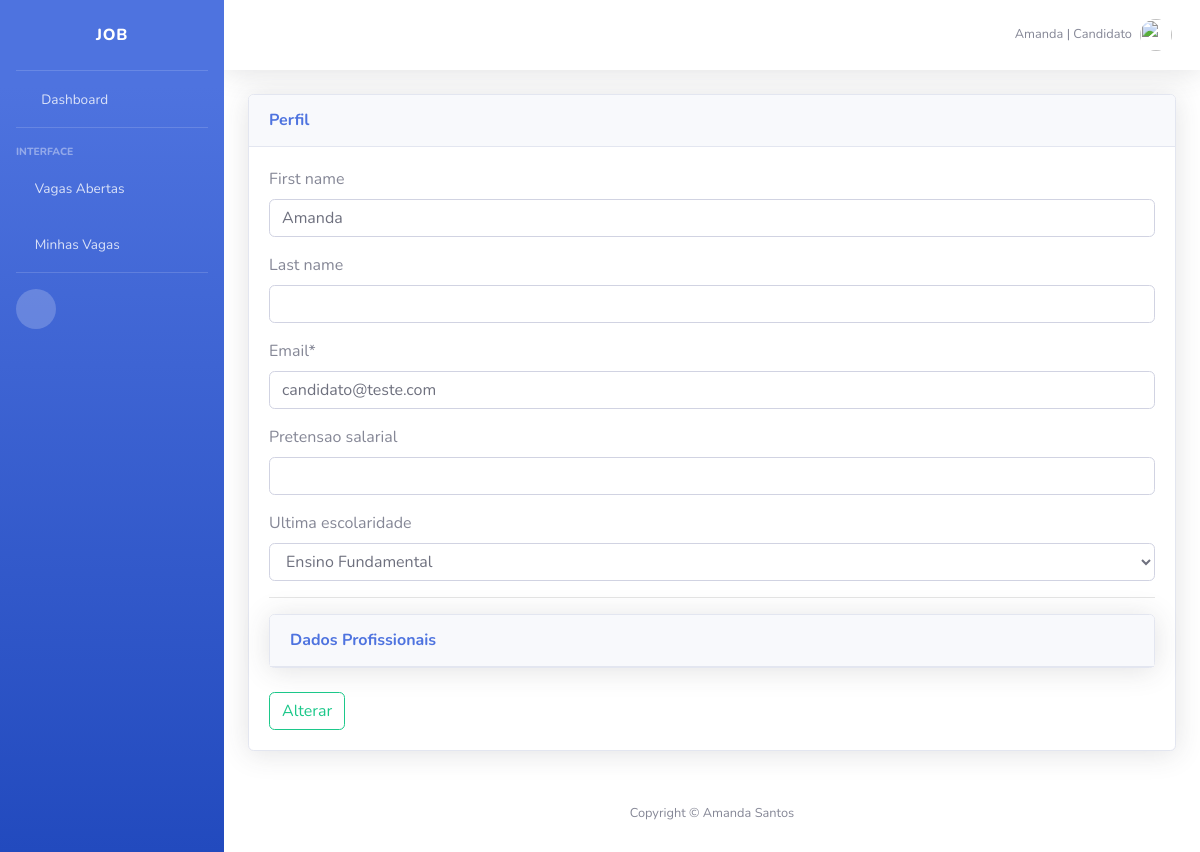
The page /usuario/editar_candidato/ (signed in) on the database as committed earlier.
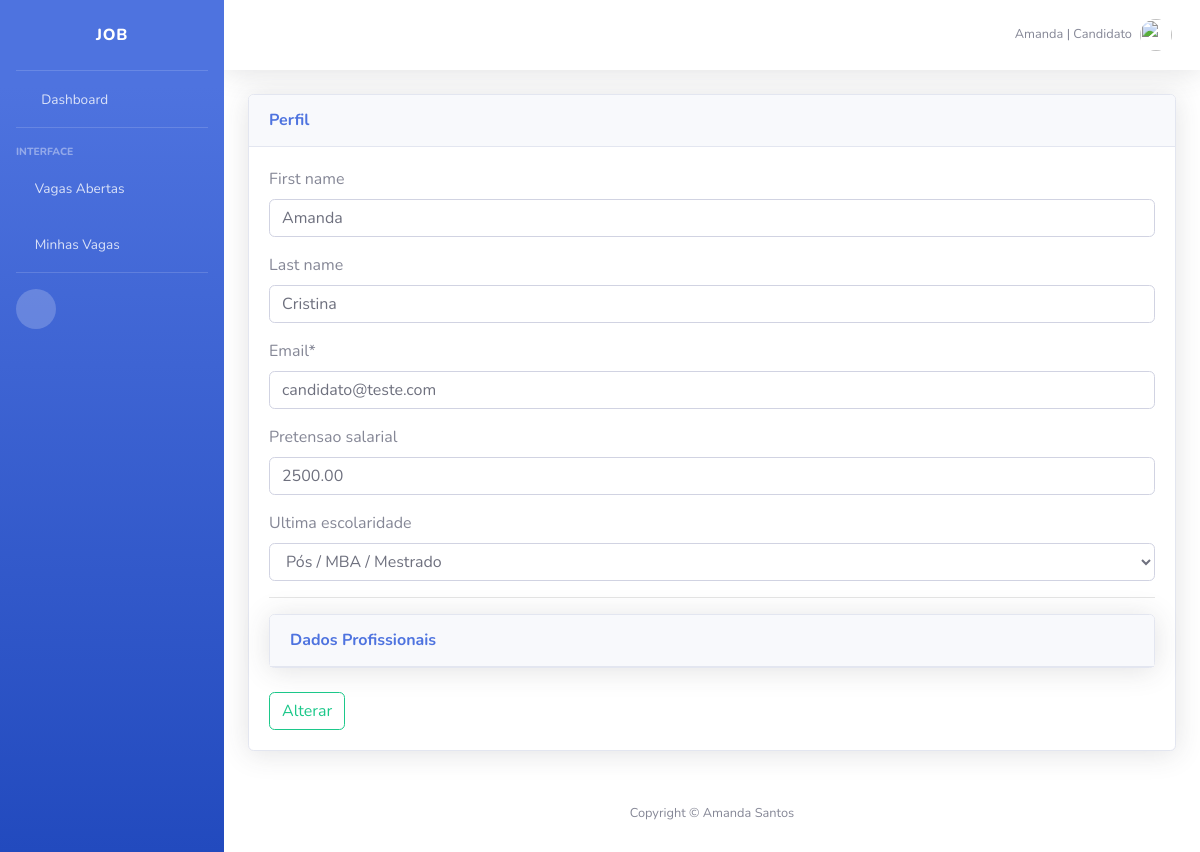
The same page on the database as committed later.
### usuario/models.py (models this page shows)
class User(AbstractUser):
    categoria = models.PositiveIntegerField(default=0)
    username = models.CharField(max_length=10, unique=False, blank=True, null=True)
    email = models.EmailField(max_length=254, unique=True)
    is_staff = models.BooleanField(default=True, )
    USERNAME_FIELD = 'email'
    REQUIRED_FIELDS = ['EMAIL_FIELD']
    def get_categoria(self):
        return self.categoria

class Candidato(User):
    EF = 'Ensino Fundamental'
    EM = 'Ensino Médio'
    TG = 'Tecnólogo'
    ES = 'Ensino Superior'
    PS = 'Pós / MBA / Mestrado'
    DR = 'Doutorado'
    ESCOLARIDADE = (
        (EF, 'Ensino Fundamental'),
        (EM, 'Ensino Médio'),
        (TG, 'Tecnólogo'),
        (ES, 'Ensino Superior'),
        (PS, 'Pós / MBA / Mestrado'),
        (DR, 'Doutorado'),
    )
    pretensao_salarial = models.DecimalField(max_digits=10, decimal_places=2, null=True, blank=True,)
    ultima_escolaridade = models.CharField(
        max_length=50,
        choices=ESCOLARIDADE,
        default=EF,
        null=True,
        blank=True,
    )
    data = models.DateField(auto_now_add=True, null=True)
    class Meta:
        verbose_name = 'Candidato'
        verbose_name_plural = 'Candidatos'

class User(AbstractUser):
    categoria = models.PositiveIntegerField(default=0)
    username = models.CharField(max_length=10, unique=False, blank=True, null=True)
    email = models.EmailField(max_length=254, unique=True)
    is_staff = models.BooleanField(default=True, )
    USERNAME_FIELD = 'email'
    REQUIRED_FIELDS = ['EMAIL_FIELD']
    def get_categoria(self):
        return self.categoria

### usuario/views.py (the view)
# urls.py: path('editar_candidato/', editar_candidato, name='editar_candidato'),
@login_required
@csrf_protect
def editar_candidato(request):
    candidato = get_object_or_404(Candidato, user_ptr_id=request.user.id)
    ExperienciaFormset = inlineformset_factory(Candidato, Experiencia, fields=('empresa', 'cargo',), extra=1, max_num=3)
    if request.method == "POST":
        experiencias = ExperienciaFormset(request.POST, instance=candidato)
        candidato = CandidatoEditForm(request.POST, instance=candidato)
        if experiencias.is_valid() and candidato.is_valid():
            candidato.save()
            experiencias.save()
            messages.success(request, 'Alteração realizada com sucesso!')
            return redirect('editar_candidato')
        else:
            messages.info(request, 'Verifique seus dados!')
    else:
        experiencias = ExperienciaFormset(instance=candidato)
        candidato = CandidatoEditForm(instance=candidato)
    return render(request, "candidato_form.html", {"exp": experiencias, "cad": candidato})

### usuario/forms.py
class CandidatoEditForm(forms.ModelForm):
    class Meta:
        model = Candidato
        fields = ['first_name', 'last_name', 'email', 'pretensao_salarial', 'ultima_escolaridade']

### usuario/templates/candidato_form.html (shortened to what this page needs)
{% extends 'base.html' %}
{% load crispy_forms_tags %}
{% block content %}
{% load static %}
<div class="card shadow mb-4">
    <div class="card-header py-3">
        <h6 class="m-0 font-weight-bold text-primary">Perfil</h6>
    </div>
    <div class="card-body">
        <form method="post" novalidate>
            {{ cad|crispy}}
            <hr>
            <div class="card shadow mb-4">
                <a href="#collapseCardExample" class="d-block card-header py-3" data-toggle="collapse" role="button" aria-expanded="true" aria-controls="collapseCardExample">
                    <h6 class="m-0 font-weight-bold text-primary">Dados Profissionais</h6>
                </a>
            </div>
            <button type="submit" class="btn btn-outline-success">Alterar</button>
        </form>
    </div>
</div>
{% endblock %}

### templates/base.html (shortened to what this page needs)
{% load static %}
<!DOCTYPE html>
<html lang="en">
<head>
  <link href="{% static 'vendor/fontawesome-free/css/all.min.css' %}" rel="stylesheet" type="text/css">
  <link href="{% static 'css/sb-admin-2.min.css' %}" rel="stylesheet">
</head>
<body id="page-top">
  <div id="wrapper">
    <ul class="navbar-nav bg-gradient-primary sidebar sidebar-dark accordion" id="accordionSidebar">
        <div class="sidebar-brand d-flex align-items-center justify-content-center">JOB</div>
      <hr class="sidebar-divider my-0">
      <li class="nav-item">
        <a class="nav-link" href="{% url 'dashboard' %}">
          <i class="fas fa-fw fa-tachometer-alt"></i>
          <span>Dashboard</span></a>
      </li>
      <hr class="sidebar-divider">
      <div class="sidebar-heading">
        Interface
      </div>
      <li class="nav-item">
        <a class="nav-link collapsed" href="{% url 'listar_vagas' %}" data-target="#collapseTwo" aria-expanded="true" aria-controls="collapseTwo">
          <i class="fas fa-bullhorn"></i>
          <span>Vagas Abertas</span>
        </a>
      </li>
      <li class="nav-item">
        <a class="nav-link collapsed" href="#" data-toggle="collapse" data-target="#collapseUtilities" aria-expanded="true" aria-controls="collapseUtilities">
          <i class="fas fa-briefcase"></i>
          <span>Minhas Vagas</span>
        </a>
      </li>
      <hr class="sidebar-divider">
      <div class="sidebar-heading">
      <div class="text-center d-none d-md-inline">
        <button class="rounded-circle border-0" id="sidebarToggle"></button>
      </div>
    </ul>
    <div id="content-wrapper" class="d-flex flex-column" style="background-color: white">
      <div id="content">
        <nav class="navbar navbar-expand navbar-light bg-white topbar mb-4 static-top shadow">
          <ul class="navbar-nav ml-auto">
            <li class="nav-item dropdown no-arrow">
              <a class="nav-link dropdown-toggle" href="#" id="userDropdown" role="button" data-toggle="dropdown" aria-haspopup="true" aria-expanded="false">
                <span class="mr-2 d-none d-lg-inline text-gray-600 small">
                  {{ user.first_name }} |
                  {% if user.get_categoria == 1 %}
                    Empresa
                  {% else %}
                    Candidato
                  {% endif %}
                </span>
                <img class="img-profile rounded-circle" src="{% static 'img/coach.png' %}">
              </a>
            </li>
          </ul>
        </nav>
        <div class="container-fluid" style="background-color: white">
          {% block content %}
          {% endblock %}
        </div>
      </div>
      <footer class="sticky-footer bg-white" >
        <div class="container my-auto">
          <div class="copyright text-center my-auto">
            <span>Copyright &copy; Amanda Santos</span>
          </div>
        </div>
      </footer>
    </div>
  </div>
</body>
</html>

Rows that differ between the two databases and show on the page:
changed User "Amanda": last_name (not shown) → "Cristina"
changed Candidato: pretensao_salarial (not shown) → "2500.00"; ultima_escolaridade "Ensino Fundamental" → "Pós / MBA / Mestrado"
